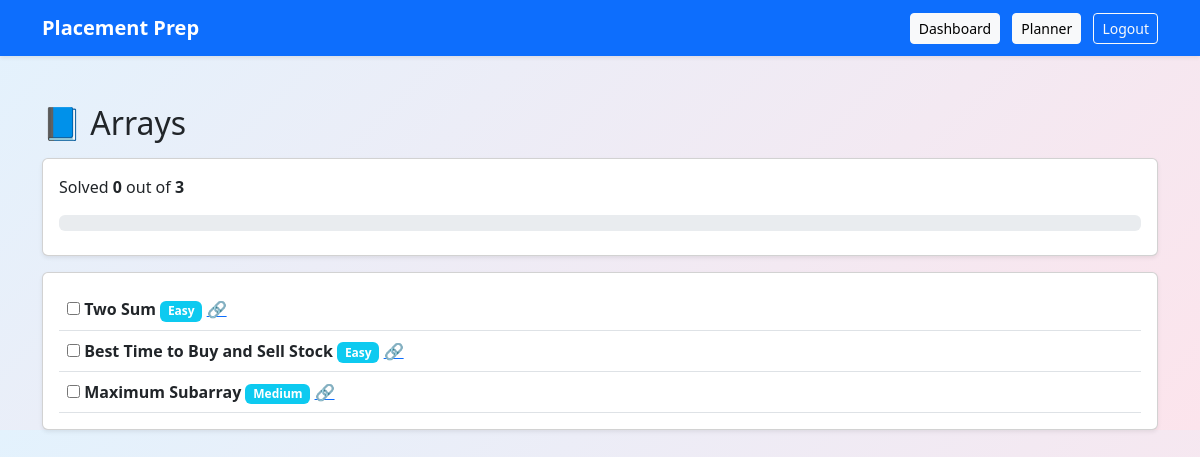
The page /topic/Arrays (signed in) on the database its author committed.
### app.py (models this page shows)
class Question(db.Model):
    id = db.Column(db.Integer, primary_key=True)
    title = db.Column(db.String(200))
    difficulty = db.Column(db.String(20))
    link = db.Column(db.String(300))
    topic = db.Column(db.String(50))
    solved = db.Column(db.Boolean, default=False)
    user_email = db.Column(db.String(100))

### app.py (the view)
@app.route("/topic/<topic_name>")
def topic_page(topic_name):
    if "user" not in session:
        return redirect(url_for("login"))
    questions = Question.query.filter_by(
        user_email=session["user"],
        topic=topic_name
    ).all()
    total = len(questions)
    done = len([q for q in questions if q.solved])
    percent = int((done / total) * 100) if total > 0 else 0
    return render_template(
        "topic.html",
        questions=questions,
        topic=topic_name,
        total=total,
        done=done,
        percent=percent
    )

### templates/topic.html (shortened to what this page needs)
{% extends "base.html" %}
{% block content %}
<h2 class="mb-3">📘 {{ topic }}</h2>
<div class="card p-3 shadow-sm mb-3">
  <p>
    Solved <strong>{{ done }}</strong> out of <strong>{{ total }}</strong>
  </p>
  <div class="progress mb-2">
  </div>
</div>
<div class="card p-3 shadow-sm">
  {% for q in questions %}
  <div class="d-flex justify-content-between align-items-center border-bottom p-2">
    <div>
      <input type="checkbox"
        onchange="toggleQ({{ q.id }})">
      <strong>{{ q.title }}</strong>
      <span class="badge bg-info">{{ q.difficulty }}</span>
      {% if q.link %}
        <a href="{{ q.link }}" target="_blank">🔗</a>
      {% endif %}
    </div>
  </div>
  {% endfor %}
</div>
{% endblock %}

### rows shown on the page
Question: title "Two Sum", difficulty "Easy"
Question: title "Best Time to Buy and Sell Stock", difficulty "Easy"
Question: title "Maximum Subarray", difficulty "Medium"

### other values the page prints
{{ topic }} "Arrays"
{{ done }} "0"
{{ total }} "3"
